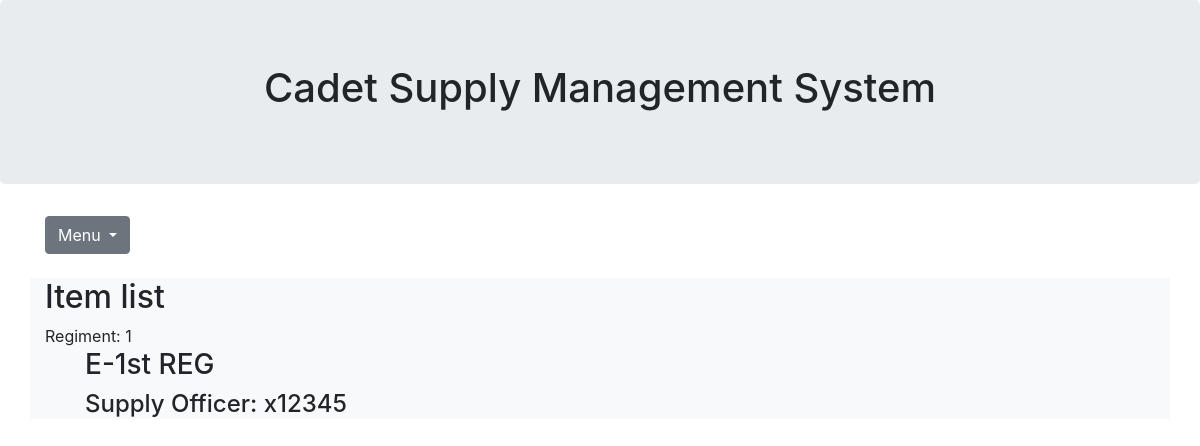
Page /supply/reg/1/ on the earlier database version.
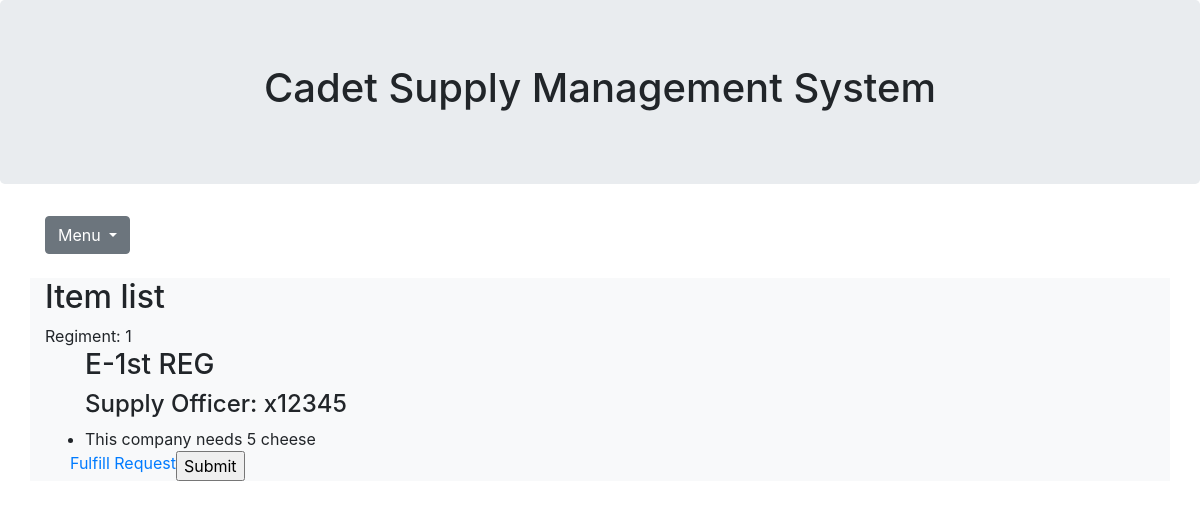
Same page on the later database version.
### cadettracker/models.py (models this page shows)
class Company(models.Model):
    CompanyName = models.CharField(max_length=2) #A, B, C, etc.
    regiment = models.ForeignKey(Regiment, on_delete=models.CASCADE) #1,2,3,4
    LocationID = models.ForeignKey(Location, on_delete=models.CASCADE) #Buffalos, Greeks.
    def __str__(self):
        return (str(self.CompanyName) + '-' + str(self.regiment))

class Regiment(models.Model):
    RegNum = models.IntegerField()
    RegSupplyLocation = models.ForeignKey(Location, on_delete=models.CASCADE)
    def __str__(self):
        if self.RegNum == 1:
            return "1st REG"
        elif self.RegNum == 2:
            return "2nd REG"
        elif self.RegNum == 3:
            return "3rd REG"
        elif self.RegNum == 4:
            return "4th REG"

class Personnel(models.Model):
    xNum = models.CharField(max_length=6)
    jobTitle = models.CharField(max_length=15)
    location = models.ForeignKey(Location, on_delete=models.CASCADE)
    phoneNum = models.CharField(max_length=10)
    company = models.ForeignKey(Company, on_delete=models.CASCADE)
    def __str__(self):
        return self.jobTitle + ": " + self.xNum

class CompanyNeedsSupply(models.Model):
    Item = models.ForeignKey(Supply, on_delete=models.CASCADE)
    NumRequested = models.IntegerField()
    CompanyLabel = models.ForeignKey(Company, on_delete=models.CASCADE)
    Location = models.ForeignKey(Location, on_delete=models.CASCADE)
    def __str__(self):
        return "This company needs " + str(self.NumRequested) + " " + str(self.Item)

class Supply(models.Model):
    item = models.CharField(max_length=50)
    def __str__(self):
        return (str(self.item))

### cadettracker/views.py (the view)
# urls.py: path('reg/<reg_id>/', views.reg, name='reg'),
def reg(request, reg_id):
    regi = Regiment.objects.get(pk=reg_id)
    template = loader.get_template('cadettracker/regiment.html')
    context = {
        'regi': regi
    }
    return HttpResponse(template.render(context,
                                        request,
                                        ))

### cadettracker/templates/cadettracker/regiment.html (shortened to what this page needs)
{% extends 'cadettracker/base_generic.html' %}
{% block company_content %}
<h2>Item list</h2>
Regiment: {{ regi.RegNum }}
{% if regi %}
<ul>
{% for co in regi.company_set.all %}
  <h3>{{ co }} </h3>
    {% if regi.reghaspersonnel_set %}
      {% for person in co.personnel_set.all %}
    <h4> {{ person }}</h4>
        {% endfor %}
    {% else %}
    <p> No personnel in database</p>
    {% endif %}
  {% for item in co.companyneedssupply_set.all %}
    <li>{{ item }}</li>
  <form method = 'post'>
    <div class = 'row'>
      <a class = "drowpdown-item" href="{% url 'cadettracker:fulFillRequest' item.id %}">Fulfill Request</a>
    <input type = 'submit' value = 'Submit' />
    </div>
</form>
  {% endfor %}
{% endfor %}
</ul>
{% else %}
<p>No suppliessssssss in database</p>
{% endif %}
{% endblock %}

Differences in the rows shown:
added CompanyNeedsSupply: NumRequested+Item "This company needs 5 cheese"
